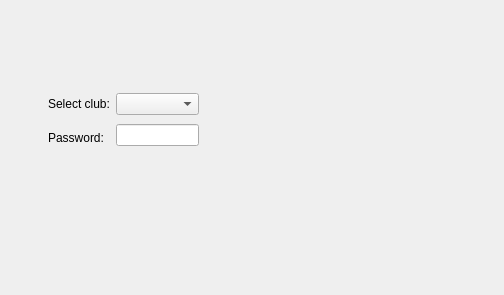
<?xml version="1.0" encoding="UTF-8"?>
<ui version="4.0">
 <class>access_clubs</class>
 <widget class="QDialog" name="access_clubs">
  <property name="geometry">
   <rect>
    <x>0</x>
    <y>0</y>
    <width>504</width>
    <height>295</height>
   </rect>
  </property>
  <property name="windowTitle">
   <string>Access clubs</string>
  </property>
  <widget class="QWidget" name="">
   <property name="geometry">
    <rect>
     <x>48</x>
     <y>90</y>
     <width>151</width>
     <height>61</height>
    </rect>
   </property>
   <layout class="QHBoxLayout" name="horizontalLayout">
    <item>
     <layout class="QVBoxLayout" name="verticalLayout">
      <item>
       <widget class="QLabel" name="label">
        <property name="text">
         <string>Select club:</string>
        </property>
       </widget>
      </item>
      <item>
       <widget class="QLabel" name="label_2">
        <property name="text">
         <string>Password:</string>
        </property>
       </widget>
      </item>
     </layout>
    </item>
    <item>
     <layout class="QVBoxLayout" name="verticalLayout_2">
      <item>
       <widget class="QComboBox" name="comboBox"/>
      </item>
      <item>
       <widget class="QLineEdit" name="lineEdit"/>
      </item>
     </layout>
    </item>
   </layout>
  </widget>
 </widget>
 <resources/>
 <connections/>
</ui>
